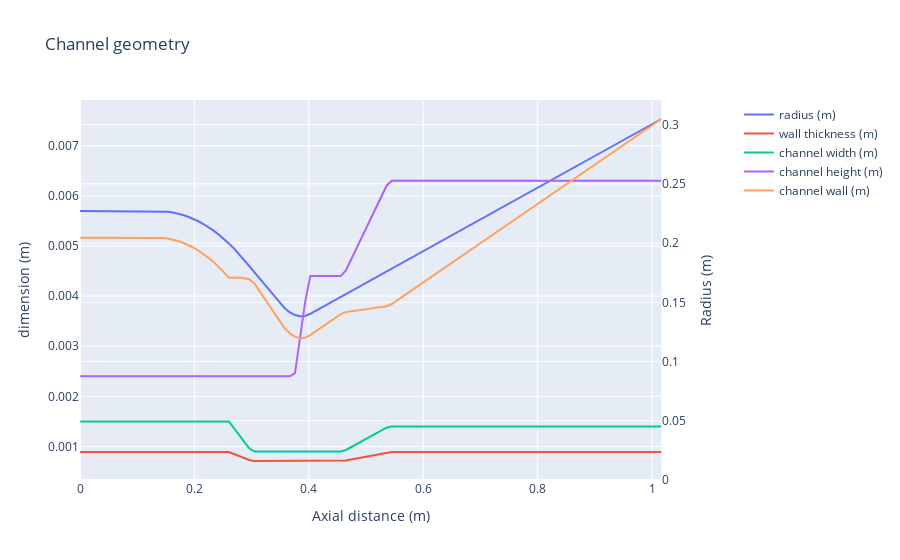

Notebook cell for this chart:
### Code cell
fig = go.Figure()
fig.update_layout(xaxis=dict(title = dict(text="Axial distance (m)"), domain=[0, 0.9]), 
                  title_text="Channel geometry")
properties = [['wall thickness', '(m)'], ['channel width', '(m)'], ['channel height', '(m)'], ['channel wall', '(m)']]

fig.add_trace(go.Scatter(x = contour.index, y = contour['diameter']/2, name= f"radius (m)"))

for i, prop in enumerate(properties): 
    fig.add_trace(go.Scatter(x = contour.index, y = contour[prop[0]], name= f"{prop[0]} {prop[1]}", yaxis="y2"))

fig.update_layout(yaxis=dict(title=dict(text="Radius (m)"),side="right", rangemode='tozero',position=0.9, automargin = True),
                  yaxis2=dict(title=dict(text='dimension (m)'),overlaying="y"))
fig.show()
